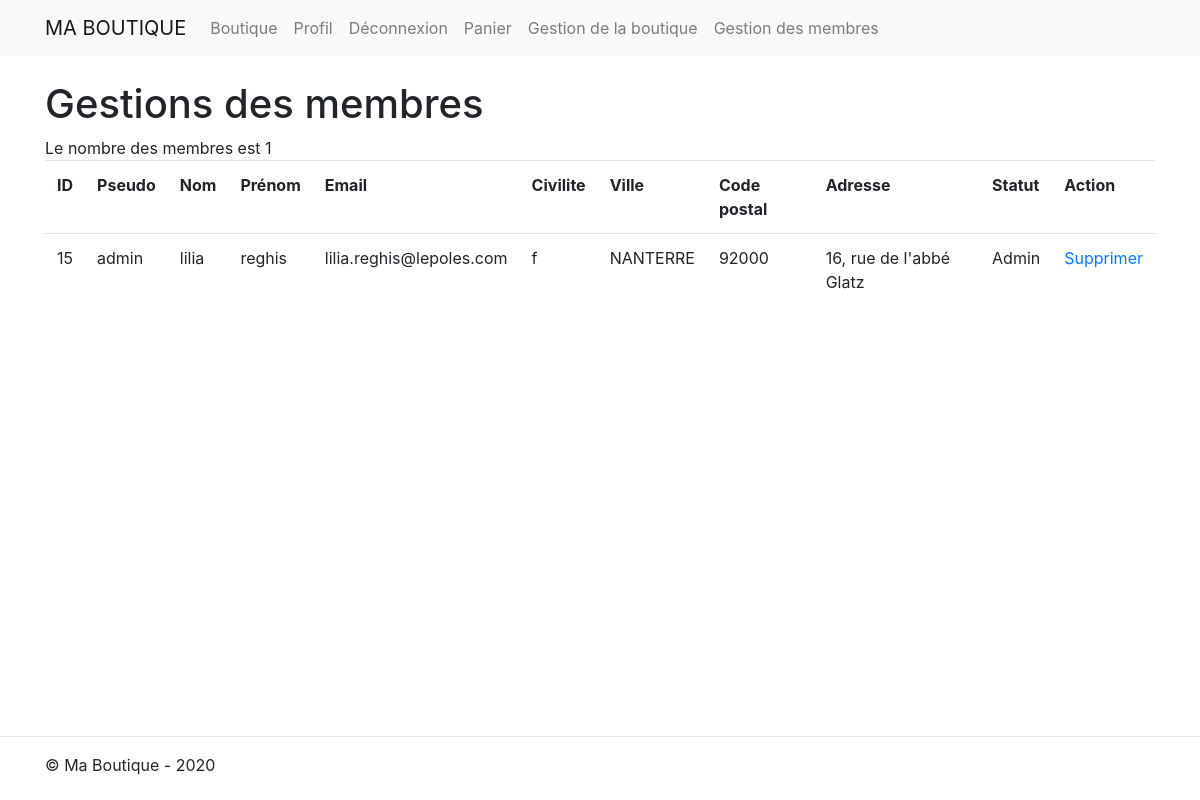
/admin/gestion_membre.php (signed in), run on the app's committed database.
### tables this page shows
CREATE TABLE `membre` (
  `id_membre` int(3) NOT NULL,
  `pseudo` varchar(20) NOT NULL,
  `mdp` varchar(255) NOT NULL,
  `nom` varchar(20) NOT NULL,
  `prenom` varchar(20) NOT NULL,
  `email` varchar(50) NOT NULL,
  `civilite` enum('m','f') NOT NULL,
  `ville` varchar(20) NOT NULL,
  `code_postal` int(5) NOT NULL,
  `adresse` varchar(50) NOT NULL,
  `statut` int(1) NOT NULL DEFAULT 0
);

### inc/functions.php (called while the page is built, shortened)
<?php
function executeRequete($requete, $param= array()){
        global $pdo;
        $resultat = $pdo->prepare($requete);
        $succes = $resultat->execute($param);
        if($succes){
            return $resultat ;
        } else{
            return false;
        }
}

### inc/init.php (called while the page is built, shortened)
<?php
$pdo = new PDO('mysql:host=localhost; dbname=boutique','root', '', array(PDO::ATTR_ERRMODE =>PDO::ERRMODE_WARNING, PDO::MYSQL_ATTR_INIT_COMMAND => 'SET NAMES utf8'));
$contenu='';
require_once 'functions.php';

### admin/gestion_membre.php (the view, shortened to what this page needs)
<?php
require_once '../inc/init.php';
require_once '../inc/header.php';
$resultat  = executeRequete("SELECT id_membre,	pseudo, nom, prenom,	email,	civilite,	ville,	code_postal,	adresse,	statut FROM membre");
$contenu .="Le nombre des membres est ".$resultat->rowCount();
$contenu .='<table class="table">';
    $contenu .='<tr>';
    $contenu .='<th>ID</th>';
    $contenu .='<th>Pseudo</th>';
    $contenu .='<th>Nom</th>';
    $contenu .='<th>Prénom</th>';
    $contenu .='<th>Email</th>';
    $contenu .='<th>Civilite</th>';
    $contenu .='<th>Ville</th>';
    $contenu .='<th>Code postal</th>';
    $contenu .='<th>Adresse</th>';
    $contenu .='<th>Statut</th>';
    $contenu .='<th>Action</th>';
    $contenu .='</tr>';
    while($membre=$resultat->fetch(PDO::FETCH_ASSOC)){
            $contenu .='<tr>';
            foreach($membre as $indice => $information){
                    if($indice =='statut'){
                         $information =='1' ? $information ='Admin' : $information='User';
                    }
                    $contenu .='<td>'.$information .'</td>';
            }
            $contenu .='<td>
            <a href="?id_membre='.$membre['id_membre'] .'"  onclick="return confirm(\'Etes-vous certain de vouloir supprimer ce membre ?\');">Supprimer</a>
      </td>';
        }
        $contenu .='</tr>';
    $contenu .='</table>';
echo '<h1 class="mt-4">Gestions des membres</h1>';
echo $contenu;
require_once '../inc/footer.php';

### data on the page
membre: id_membre "15", pseudo "admin", nom "lilia", prenom "reghis", email "lilia.reghis@lepoles.com", civilite "f", ville "NANTERRE", code_postal "92000", adresse "16, rue de l'abbé Glatz", information "Admin"

### other printed values
$contenu "Le nombre des membres est 1"
